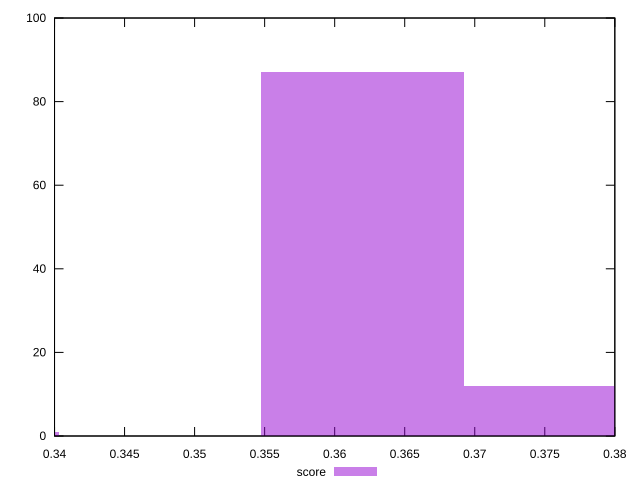

The gnuplot source for this figure:
reset

$score <<EOF
0.36200888483186916 87
0.3764892402251439 12
0.3330481740453196 1
EOF

set key outside below
set boxwidth 0.014480355393274765
set xrange [0.34:0.38]
set yrange [0:100]
set trange [0:100]
set style fill transparent solid 0.5 noborder
set terminal svg size 640, 490 enhanced background rgb 'white'
set output "reports/report_00033_2021-03-01T14-23-16.841Z/unused-javascript/samples/astro-inner/score/histogram.svg"

plot $score title "score" with boxes

reset
